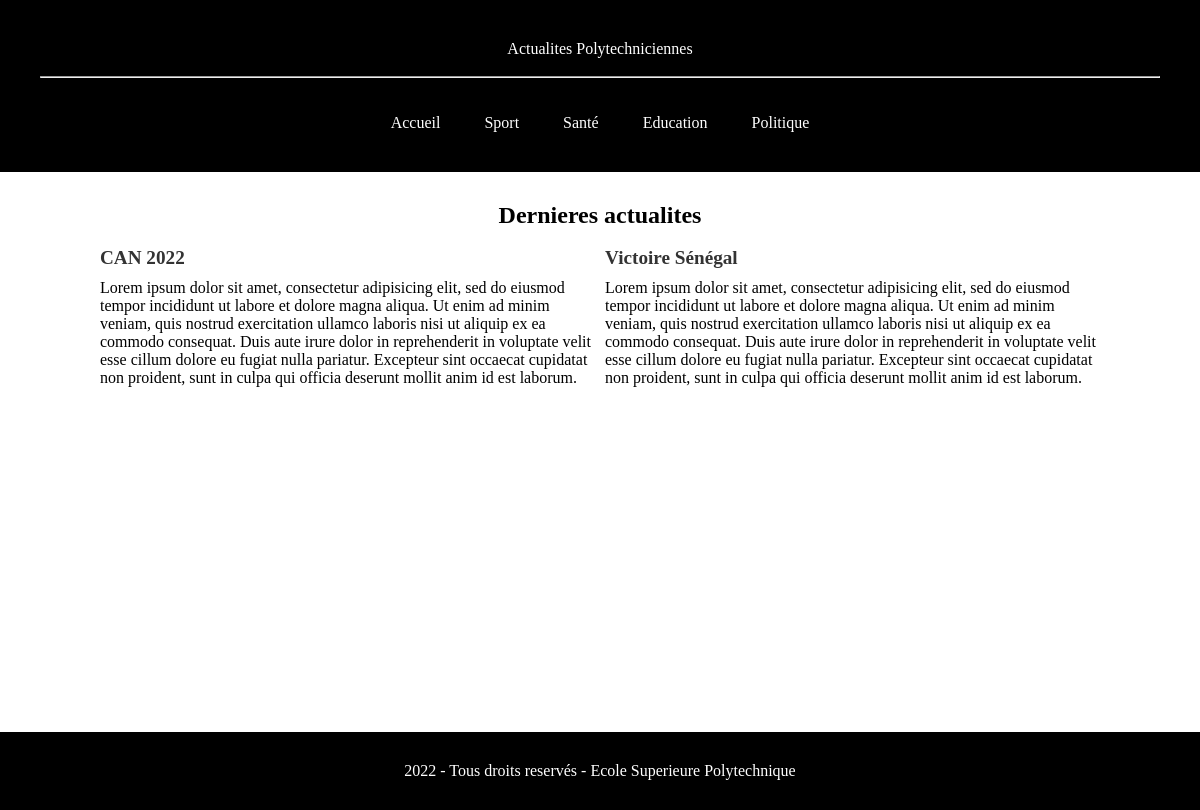
Screenshot of /sport.php with the database file from the repository.
### tables this page shows
CREATE TABLE Article(
	id int primary key auto_increment,
	titre varchar(255),
	contenu text,
	dateCreation datetime DEFAULT NOW(),
	dateModification datetime DEFAULT NOW(),
	categorie int
);

### article_sport.php (called while the page is built, shortened)
<?php
try {
  $pdo = new PDO(
    "mysql:host=" . DB_HOST . ";charset=" . DB_CHARSET . ";dbname=" . DB_NAME,
    DB_USER, DB_PASSWORD, [
      PDO::ATTR_ERRMODE => PDO::ERRMODE_EXCEPTION,
      PDO::ATTR_DEFAULT_FETCH_MODE => PDO::FETCH_NAMED
    ]
  );
} catch (Exception $ex) { exit($ex->getMessage()); }
$stmt = $pdo->prepare("SELECT * FROM `Article` where categorie = 1 ");
$stmt->execute();
$Article = $stmt->fetchAll();

### sport.php (the view, shortened to what this page needs)
<html>
    <head>
        <link rel="stylesheet" type="text/css" href="stylesheets/css/style.css">
    </head>
    <body>
        <header>
            <div class="conteneur">
                <div class="logo">
                        <a href="" title="ESP_News">Actualites Polytechniciennes</a><br><br>
                </div><hr><br><br>
                <nav>
                    <a href="index.php">Accueil</a>
                    <a href="sport.php">Sport</a>
                    <a href="sante.php">Santé</a>
                    <a href="education.php">Education</a>
                    <a href="politique.php">Politique</a>
                </nav>
            </div>
        </header>
        <section class="container">
        <h1 style="text-align:center">Dernieres actualites</h1><br>
        <div id="news"><?php
            require "article_sport.php";
            foreach ($Article as $art) { ?>
            <div class="news-wrap" data-id="<?=$art["id"]?>">
                <div class="news-title"><?=$art["titre"]?></div>
                <div class="news-desc"><?=$art["contenu"]?></div>
            </div>
            <?php }
            ?></div>
        </section>
        <footer>
        <div class="conteneur">
                <?php echo date('Y'); ?> - Tous droits reservés - Ecole Superieure Polytechnique
            </div>
        </footer>
    </body>
</html>

### stylesheets/css/style.css (style rules this page uses)
* { margin: 0; }
a { text-decoration: none; color: #000; }
.conteneur { margin: 0 auto; max: 1170px; }
header { background: #000000; padding: 40px; text-align: center; }
header nav { display: inline; justify-content: space-between; }
header a { color: #ffffff; text-decoration: none; padding: 20px; }
section { padding: 30px; min-height: 500px; }
footer { background: #000; color: white; text-align: center; padding: 30px 0; }
#news { max-width: 1000px; margin: 0 auto; display: grid; grid-gap: 10px; grid-template-columns: auto auto; }
#news .news-title { font-weight: bold; font-size: 1.2em; color: #333; }
#news .news-desc { margin-top: 10px; color: black; }

### rows the page displays
article: titre "CAN 2022", contenu "Lorem ipsum dolor sit amet, consectetur adipisicing elit, sed do eiusmod tempor incididunt ut labore et dolore magna aliqua. Ut enim ad minim veniam, quis nostrud exercitation ullamco laboris nisi ut aliquip ex ea commodo consequat. Duis aute irure dolor in reprehenderit in voluptate velit esse cillum dolore eu fugiat nulla pariatur. Excepteur sint occaecat cupidatat non proident, sunt in culpa qui officia deserunt mollit anim id est laborum."
article: titre "Victoire Sénégal", contenu "Lorem ipsum dolor sit amet, consectetur adipisicing elit, sed do eiusmod tempor incididunt ut labore et dolore magna aliqua. Ut enim ad minim veniam, quis nostrud exercitation ullamco laboris nisi ut aliquip ex ea commodo consequat. Duis aute irure dolor in reprehenderit in voluptate velit esse cillum dolore eu fugiat nulla pariatur. Excepteur sint occaecat cupidatat non proident, sunt in culpa qui officia deserunt mollit anim id est laborum."
